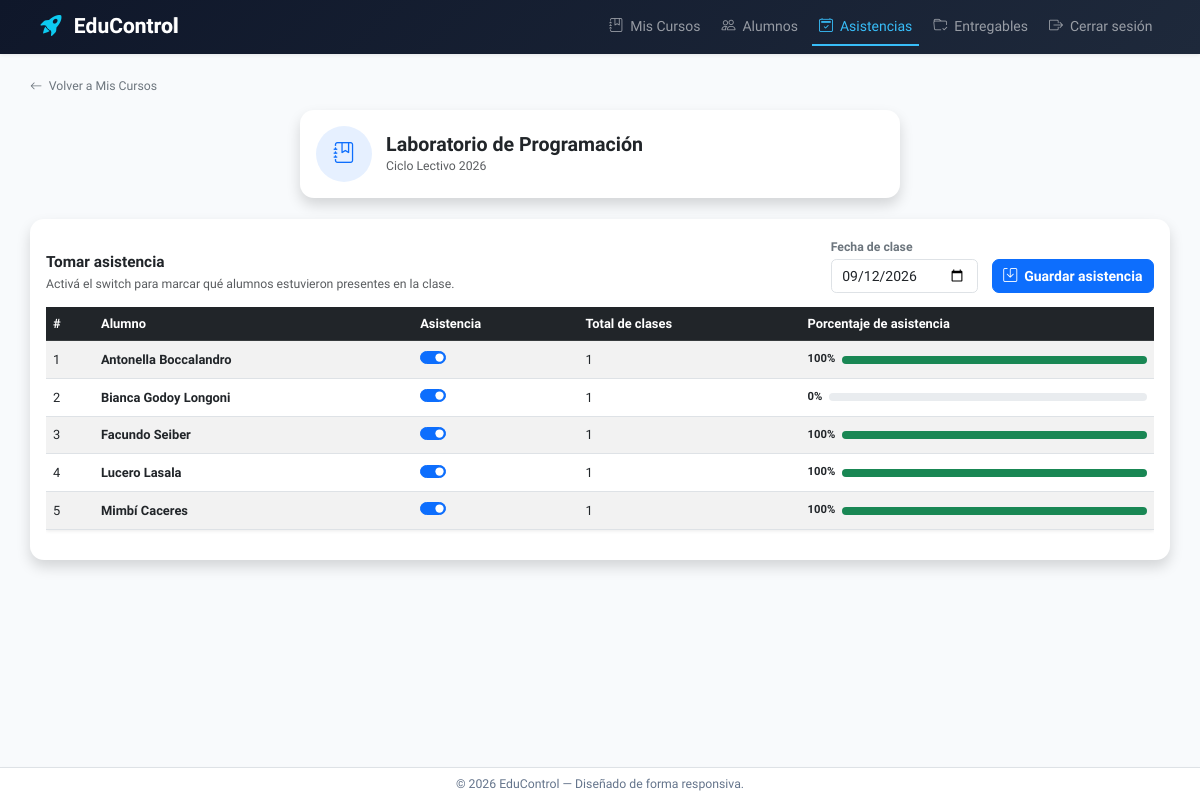
The page /mis-cursos/2/asistencia/ (signed in) on the database its author committed.
### myApp/models.py (models this page shows, shortened)
class Curso(models.Model):
    nombre = models.CharField(max_length=100)
    camada = models.IntegerField()
    profesores = models.ManyToManyField(
        Profesor,
        related_name='cursos',
        blank=True,
    )

class Inscripcion(models.Model):
    estudiante = models.ForeignKey(
        Estudiante,
        on_delete=models.CASCADE,
        related_name='inscripciones',
    )
    curso = models.ForeignKey(
        Curso,
        on_delete=models.CASCADE,
        related_name='inscripciones',
    )
    asistencia = models.IntegerField(
        default=0,
        validators=[MinValueValidator(0), MaxValueValidator(100)]
    )
    promedio = models.FloatField(
        default=0.0,
        validators=[MinValueValidator(0.0), MaxValueValidator(10.0)]
    )
    proyectos_hechos = models.IntegerField(default=0)
    proyectos_totales = models.IntegerField(default=0)
    observaciones = models.TextField(blank=True, default='')
    class Meta:
        unique_together = ('estudiante', 'curso')

class Estudiante(models.Model):
    nombre = models.CharField(max_length=100)
    apellido = models.CharField(max_length=100)
    email = models.EmailField()
    asistencia = models.IntegerField(
        validators=[MinValueValidator(0), MaxValueValidator(100)]
    )
    promedio = models.FloatField(
        validators=[MinValueValidator(0.0), MaxValueValidator(10.0)]
    )
    proyectos_hechos = models.IntegerField(default=0)
    proyectos_totales = models.IntegerField(default=15)

### myApp/views.py (the view, shortened to what this page needs)
# urls.py: path('mis-cursos/<int:id>/asistencia/', tomar_asistencia, name='tomar_asistencia'),
@login_required
@profesor_required
def tomar_asistencia(request, id):
    curso = get_object_or_404(Curso, id=id, profesores__user=request.user)
    inscripciones = Inscripcion.objects.filter(curso=curso).select_related('estudiante').order_by('estudiante__nombre', 'estudiante__apellido')
    fecha = parse_date(request.GET.get('fecha', '')) or timezone.localdate()
    filas = []
    for inscripcion in inscripciones:
        total = inscripcion.registros_asistencia.count()
        presentes = inscripcion.registros_asistencia.filter(presente=True).count()
        registro_dia = inscripcion.registros_asistencia.filter(fecha=fecha).first()
        presente_hoy = registro_dia.presente if registro_dia else True
        porcentaje = round((presentes / total) * 100) if total else 0
        filas.append({
            'inscripcion': inscripcion,
            'presente': presente_hoy,
            'total_clases': total,
            'porcentaje': porcentaje,
        })
    return render(request, 'myApp/tomar_asistencia.html', {
        'curso': curso,
        'fecha': fecha,
        'filas': filas,
    })

### myApp/context_processors.py (called while the page is built)
def roles(request):
    return {
        'es_admin': es_administrador(request.user),
        'es_profesor': es_profesor(request.user),
    }

### myApp/templates/myApp/tomar_asistencia.html (shortened to what this page needs)
{% extends 'myApp/base.html' %}
{% block contenido %}
<div class="mb-3">
    <a href="{% url 'myapp:mis_cursos' %}" class="text-decoration-none text-secondary small fw-medium">
        <i class="bi bi-arrow-left me-1"></i> Volver a Mis Cursos
    </a>
</div>
<div class="card shadow border-0 rounded-4 mx-auto" style="max-width:600px;">
    <div class="card-body p-4">
        <div class="d-flex align-items-center">
            <div class="d-flex align-items-center justify-content-center bg-primary bg-opacity-10 text-primary rounded-circle me-3" style="width:56px;height:56px;font-size:1.5rem;">
                <i class="bi bi-journal-bookmark"></i>
            </div>
            <div>
                <h2 class="fw-bold text-dark mb-0">{{ curso.nombre }}</h2>
                <p class="text-muted small mb-0">Ciclo Lectivo {{ curso.camada }}</p>
            </div>
        </div>
    </div>
</div>
<div class="card shadow border-0 rounded-4 mt-4">
    <div class="card-body p-4">
        <form method="POST">
            <div class="d-flex flex-wrap justify-content-between align-items-end gap-3 mb-3">
                <div>
                    <h4 class="fw-bold text-dark mb-1">Tomar asistencia</h4>
                    <p class="text-muted small mb-0">Activá el switch para marcar qué alumnos estuvieron presentes en la clase.</p>
                </div>
                <div class="d-flex align-items-end gap-3">
                    <div>
                        <label for="id_fecha" class="form-label fw-semibold text-secondary small mb-1">Fecha de clase</label>
                        <input type="date" id="id_fecha" name="fecha" class="form-control" value="{{ fecha|date:'Y-m-d' }}">
                    </div>
                    <button type="submit" class="btn btn-primary fw-semibold rounded-3">
                        <i class="bi bi-save me-1"></i> Guardar asistencia
                    </button>
                </div>
            </div>
            <div class="table-responsive">
                <table class="table table-striped table-hover align-middle shadow-sm">
                    <thead class="table-dark">
                        <tr>
                            <th scope="col">#</th>
                            <th scope="col">Alumno</th>
                            <th scope="col">Asistencia</th>
                            <th scope="col">Total de clases</th>
                            <th scope="col">Porcentaje de asistencia</th>
                        </tr>
                    </thead>
                    <tbody>
                        {% for fila in filas %}
                        <tr>
                            <td>{{ forloop.counter }}</td>
                            <td><strong>{{ fila.inscripcion.estudiante.nombre }} {{ fila.inscripcion.estudiante.apellido }}</strong></td>
                            <td>
                                <div class="form-check form-switch">
                                    <input class="form-check-input" type="checkbox" role="switch"
                                           name="presente_{{ fila.inscripcion.id }}" {% if fila.presente %}checked{% endif %}>
                                </div>
                            </td>
                            <td>{{ fila.total_clases }}</td>
                            <td style="min-width:160px;">
                                <div class="d-flex align-items-center gap-2">
                                    <span class="small fw-semibold">{{ fila.porcentaje }}%</span>
                                    <div class="progress flex-grow-1" style="height:8px;">
                                        <div class="progress-bar {% if fila.porcentaje >= 90 %}bg-success{% elif fila.porcentaje >= 70 %}bg-primary{% elif fila.porcentaje >= 50 %}bg-warning{% else %}bg-danger{% endif %}"
                                             role="progressbar" style="width: {{ fila.porcentaje }}%;"></div>
                                    </div>
                                </div>
                            </td>
                        </tr>
                        {% empty %}
                        <tr>
                            <td colspan="5" class="text-center text-muted py-4">
                                No hay alumnos inscriptos en este curso.
                            </td>
                        </tr>
                        {% endfor %}
                    </tbody>
                </table>
            </div>
        </form>
    </div>
</div>
{% endblock %}

### myApp/templates/myApp/base.html (style rules this page uses)
html { font-size: 14px; }
body { font-family: 'Plus Jakarta Sans', sans-serif; background-color: #f8fafc; }
h2 { font-size: 1.4rem; }
h4 { font-size: 1.1rem; }
.p-4 { padding: 1.15rem !important; }
.table { font-size: 0.92rem; }

### rows shown on the page
Curso: nombre "Laboratorio de Programación", camada "2026"
Inscripcion: inscripcion.estudiante.nombre "Antonella", inscripcion.estudiante.apellido "Boccalandro", total_clases "1", porcentaje "100"
Inscripcion: inscripcion.estudiante.nombre "Bianca", inscripcion.estudiante.apellido "Godoy Longoni", total_clases "1", porcentaje "0"
Inscripcion: inscripcion.estudiante.nombre "Facundo", inscripcion.estudiante.apellido "Seiber", total_clases "1", porcentaje "100"
Inscripcion: inscripcion.estudiante.nombre "Lucero", inscripcion.estudiante.apellido "Lasala", total_clases "1", porcentaje "100"
Inscripcion: inscripcion.estudiante.nombre "Mimbí", inscripcion.estudiante.apellido "Caceres", total_clases "1", porcentaje "100"
